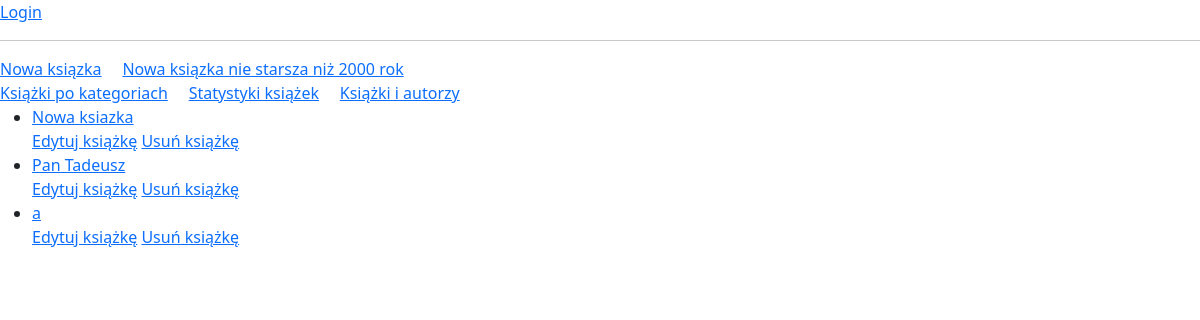
The page /book/ on the database as committed earlier.
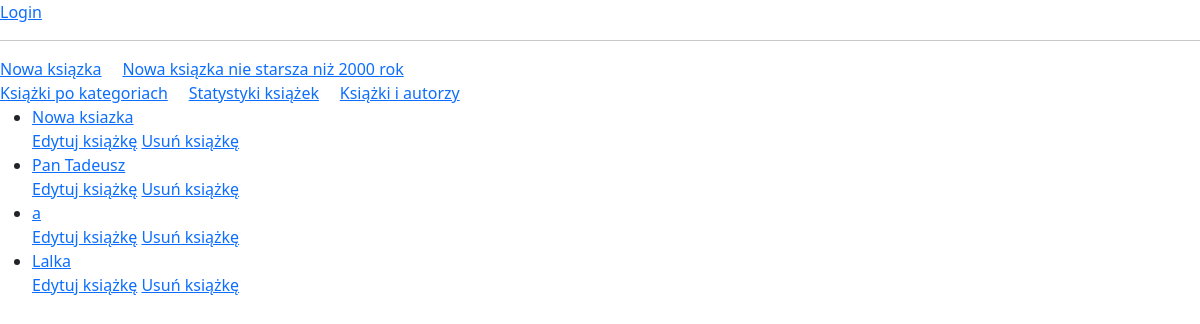
The same page on the database as committed later.
### books/models.py (models this page shows, shortened)
class Book(models.Model):
    title = models.CharField(max_length=255)
    publication_year = models.IntegerField()

### books/views.py (the view)
# urls.py: path('', all_books, name='all_books'),
def all_books(request):
    books=Book.objects.all()
    context = {'books': books}
    return render(request, 'book/all-books.html', context)

### templates/book/all-books.html (shortened to what this page needs)
{% extends 'book/main.html' %}
{% block page %}
{% if user.is_authenticated %}
Witaj {{ user.username }}<br>
<a href="{% url 'logout' %}">Logout</a>
{% else %}
<a href="{% url 'login' %}">Login</a>
{% endif %}
<hr>
<a href="{% url 'create_book2' %}">Nowa ksiązka</a>&nbsp;&nbsp;&nbsp;&nbsp;
<a href="{% url 'create_over_2000' %}">Nowa ksiązka nie starsza niż 2000 rok</a>&nbsp;&nbsp;&nbsp;&nbsp;
<br>
<a href="{% url 'books_category' %}">Książki po kategoriach</a>&nbsp;&nbsp;&nbsp;&nbsp;
<a href="{% url 'stat_books' %}">Statystyki książek</a>&nbsp;&nbsp;&nbsp;&nbsp;
<a href="{% url 'authors_by_books' %}">Książki i autorzy</a>
{% if books %}
<ul>
    {% for book in books %}
    <li><a href="{% url 'one_book' book.id %}">{{ book.title }}</a></li>
    <a href="{% url 'edit_book2' book.id %}">Edytuj książkę</a>
    <a href="{% url 'delete_book' book.id %}">Usuń książkę</a>
    {% endfor %}
</ul>
{% else %}
<p>Brak książek w bazie danych.</p>
{% endif %}
{% endblock %}

Rows that differ between the two databases and show on the page:
added Book: title "Lalka"
